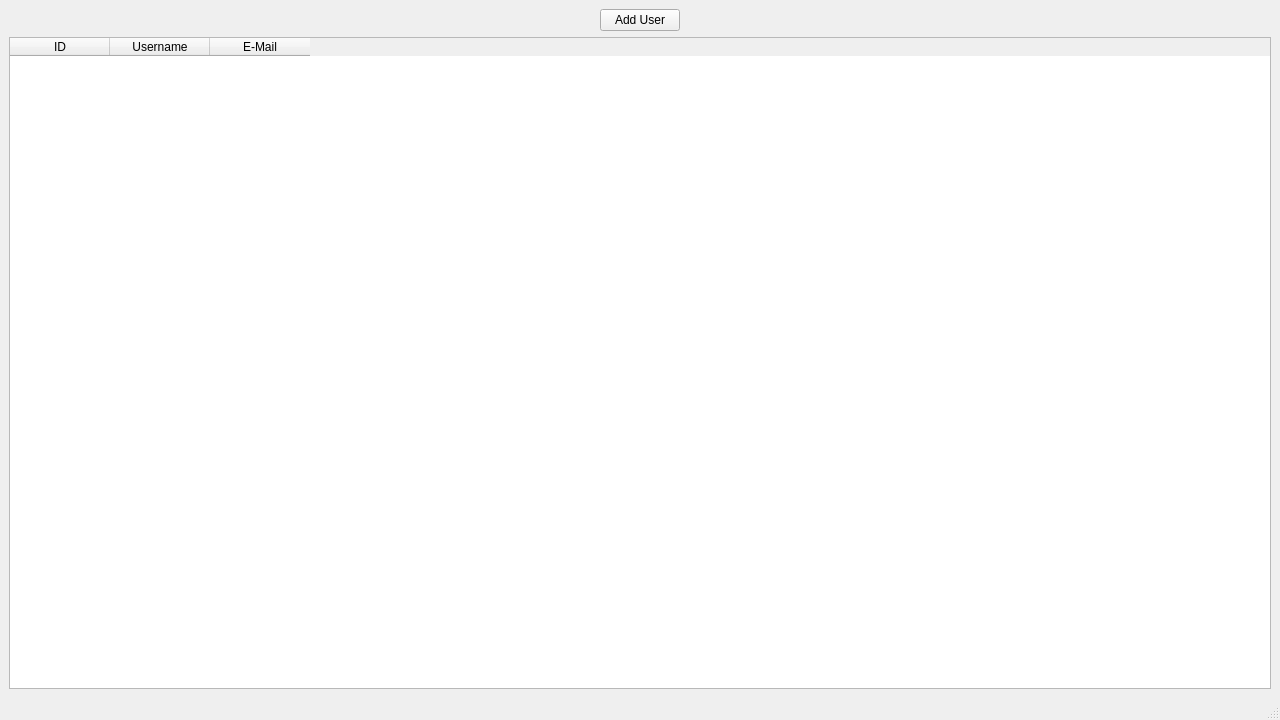
<?xml version="1.0" encoding="UTF-8"?>
<ui version="4.0">
 <class>MainWindow</class>
 <widget class="QMainWindow" name="MainWindow">
  <property name="geometry">
   <rect>
    <x>0</x>
    <y>0</y>
    <width>1280</width>
    <height>720</height>
   </rect>
  </property>
  <property name="windowTitle">
   <string>MainWindow</string>
  </property>
  <widget class="QWidget" name="centralwidget">
   <layout class="QVBoxLayout" name="verticalLayout_6">
    <item>
     <layout class="QHBoxLayout" name="horizontalLayout_3">
      <property name="bottomMargin">
       <number>0</number>
      </property>
      <item>
       <spacer name="horizontalSpacer">
        <property name="orientation">
         <enum>Qt::Orientation::Horizontal</enum>
        </property>
        <property name="sizeHint" stdset="0">
         <size>
          <width>40</width>
          <height>20</height>
         </size>
        </property>
       </spacer>
      </item>
      <item>
       <widget class="QPushButton" name="addUserButton">
        <property name="text">
         <string>Add User</string>
        </property>
       </widget>
      </item>
      <item>
       <spacer name="horizontalSpacer_2">
        <property name="orientation">
         <enum>Qt::Orientation::Horizontal</enum>
        </property>
        <property name="sizeHint" stdset="0">
         <size>
          <width>40</width>
          <height>20</height>
         </size>
        </property>
       </spacer>
      </item>
     </layout>
    </item>
    <item>
     <widget class="QTableWidget" name="tableWidget">
      <property name="sizePolicy">
       <sizepolicy hsizetype="Expanding" vsizetype="Expanding">
        <horstretch>0</horstretch>
        <verstretch>0</verstretch>
       </sizepolicy>
      </property>
      <property name="sizeAdjustPolicy">
       <enum>QAbstractScrollArea::SizeAdjustPolicy::AdjustIgnored</enum>
      </property>
      <attribute name="horizontalHeaderCascadingSectionResizes">
       <bool>true</bool>
      </attribute>
      <attribute name="verticalHeaderCascadingSectionResizes">
       <bool>true</bool>
      </attribute>
      <attribute name="verticalHeaderStretchLastSection">
       <bool>false</bool>
      </attribute>
      <column>
       <property name="text">
        <string>ID</string>
       </property>
      </column>
      <column>
       <property name="text">
        <string>Username</string>
       </property>
      </column>
      <column>
       <property name="text">
        <string>E-Mail</string>
       </property>
      </column>
     </widget>
    </item>
   </layout>
  </widget>
  <widget class="QMenuBar" name="menubar">
   <property name="geometry">
    <rect>
     <x>0</x>
     <y>0</y>
     <width>1280</width>
     <height>25</height>
    </rect>
   </property>
  </widget>
  <widget class="QStatusBar" name="statusbar"/>
 </widget>
 <resources/>
 <connections/>
</ui>
